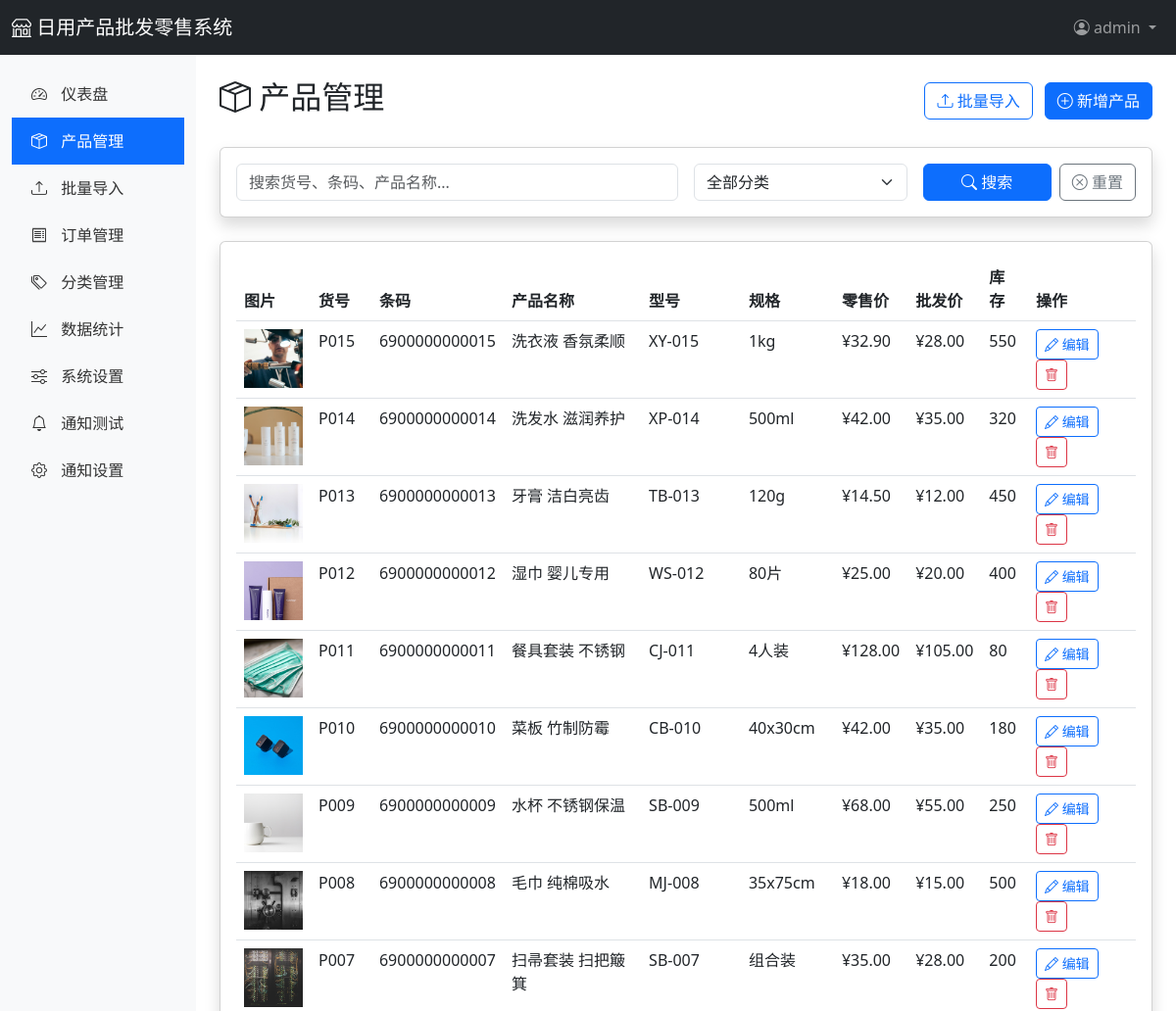
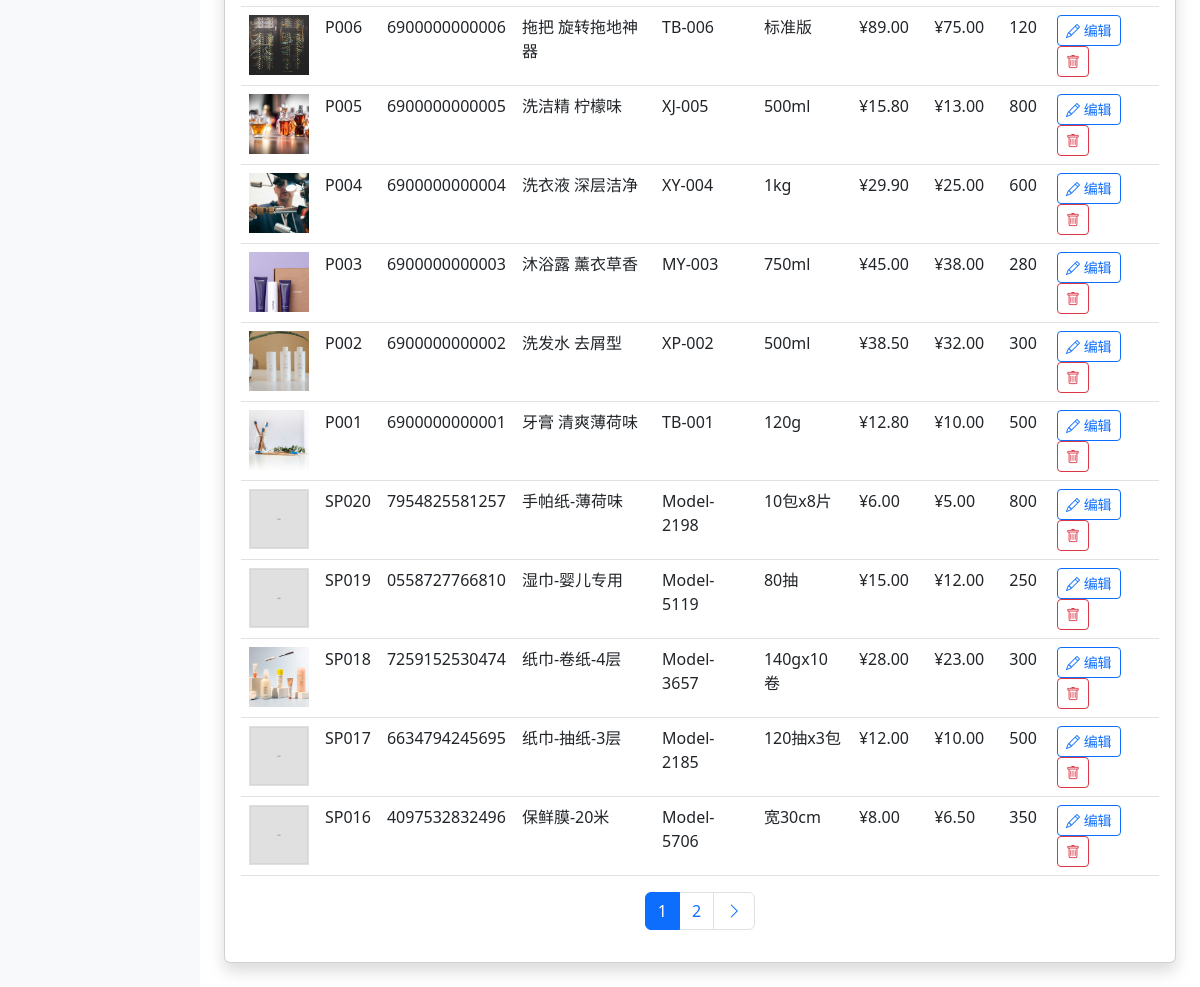
/admin/products (signed in), run on the app's committed database (2 pictures, top to bottom).
### app/models.py (models this page shows, shortened)
class User(UserMixin, db.Model):
    __tablename__ = 'users'
    id = db.Column(db.Integer, primary_key=True)
    username = db.Column(db.String(80), unique=True, nullable=False)
    email = db.Column(db.String(120), unique=True, nullable=False)
    password_hash = db.Column(db.String(255), nullable=False)
    role = db.Column(db.String(20), default='admin')  # admin, staff
    phone = db.Column(db.String(20))
    is_active = db.Column(db.Boolean, default=True)
    created_at = db.Column(db.DateTime, default=datetime.utcnow)
    updated_at = db.Column(db.DateTime, default=datetime.utcnow, onupdate=datetime.utcnow)
    orders = db.relationship('Order', backref='user', lazy='dynamic')

class Product(db.Model):
    __tablename__ = 'products'
    id = db.Column(db.Integer, primary_key=True)
    product_code = db.Column(db.String(50), unique=True, nullable=False, index=True)  # 货号
    barcode = db.Column(db.String(50), index=True)  # 条码
    name = db.Column(db.String(200), nullable=False, index=True)  # 产品名称
    model = db.Column(db.String(100))  # 型号
    specification = db.Column(db.String(200))  # 规格
    unit = db.Column(db.String(20))  # 单位
    retail_price = db.Column(db.Float, default=0)  # 零售价
    wholesale_price = db.Column(db.Float, default=0)  # 批发价
    wholesale_min_qty = db.Column(db.Integer, default=1)  # 批发最小数量
    stock = db.Column(db.Integer, default=0)  # 库存
    description = db.Column(db.Text)  # 产品描述
    status = db.Column(db.String(20), default='active')  # active, inactive
    created_at = db.Column(db.DateTime, default=datetime.utcnow)
    updated_at = db.Column(db.DateTime, default=datetime.utcnow, onupdate=datetime.utcnow)
    category_id = db.Column(db.Integer, db.ForeignKey('categories.id'))
    images = db.relationship('ProductImage', backref='product', lazy='dynamic', cascade='all, delete-orphan')
    order_items = db.relationship('OrderItem', backref='product', lazy='dynamic')

class ProductImage(db.Model):
    __tablename__ = 'product_images'
    id = db.Column(db.Integer, primary_key=True)
    product_id = db.Column(db.Integer, db.ForeignKey('products.id'), nullable=False)
    image_url = db.Column(db.String(500), nullable=False)
    is_primary = db.Column(db.Boolean, default=False)  # 是否为主图
    sort_order = db.Column(db.Integer, default=0)
    created_at = db.Column(db.DateTime, default=datetime.utcnow)

### app/routes/admin.py (the view)
@admin_bp.route('/products')
@login_required
def products():
    page = request.args.get('page', 1, type=int)
    per_page = 20
    query = request.args.get('q', '')
    category_id = request.args.get('category_id', type=int)
    products_query = Product.query
    if query:
        products_query = products_query.filter(
            (Product.name.contains(query)) |
            (Product.product_code.contains(query)) |
            (Product.barcode.contains(query))
        )
    if category_id:
        products_query = products_query.filter_by(category_id=category_id)
    pagination = products_query.order_by(Product.created_at.desc()).paginate(
        page=page, per_page=per_page, error_out=False
    )
    categories = Category.query.all()
    return render_template('admin/products.html',
                         products=pagination.items,
                         pagination=pagination,
                         categories=categories,
                         query=query,
                         category_id=category_id)

### app/templates/admin/products.html (shortened to what this page needs)
{% extends "admin/base.html" %}
{% block content %}
<div class="d-flex justify-content-between align-items-center mb-4">
    <h2><i class="bi bi-box-seam"></i> 产品管理</h2>
    <div>
        <a href="{{ url_for('admin.products_import') }}" class="btn btn-outline-primary me-2">
            <i class="bi bi-upload"></i> 批量导入
        </a>
        <a href="{{ url_for('admin.product_new') }}" class="btn btn-primary">
            <i class="bi bi-plus-circle"></i> 新增产品
        </a>
    </div>
</div>
<div class="card shadow mb-4">
    <div class="card-body">
        <form method="GET" action="{{ url_for('admin.products') }}">
            <div class="row g-3">
                <div class="col-md-6">
                    <input type="text" class="form-control" name="q" placeholder="搜索货号、条码、产品名称..." value="{{ query }}">
                </div>
                <div class="col-md-3">
                    <select class="form-select" name="category_id">
                        <option value="">全部分类</option>
                    </select>
                </div>
                <div class="col-md-3">
                    <div class="d-flex gap-2">
                        <button type="submit" class="btn btn-primary flex-grow-1">
                            <i class="bi bi-search"></i> 搜索
                        </button>
                        <a href="{{ url_for('admin.products') }}" class="btn btn-outline-secondary">
                            <i class="bi bi-x-circle"></i> 重置
                        </a>
                    </div>
                </div>
            </div>
        </form>
    </div>
</div>
<div class="card shadow">
    <div class="card-body">
        <div class="table-responsive">
            <table class="table table-hover">
                <thead>
                    <tr>
                        <th>图片</th>
                        <th>货号</th>
                        <th>条码</th>
                        <th>产品名称</th>
                        <th>型号</th>
                        <th>规格</th>
                        <th>零售价</th>
                        <th>批发价</th>
                        <th>库存</th>
                        <th>操作</th>
                    </tr>
                </thead>
                <tbody>
                    {% if products %}
                        {% for product in products %}
                        <tr>
                            <td>
                                {% set primary_image = product.images.filter_by(is_primary=True).first() %}
                                {% if primary_image %}
                                    <img src="{{ primary_image.image_url }}" width="60" height="60" style="object-fit: cover;">
                                {% elif product.images.first() %}
                                    <img src="{{ product.images.first().image_url }}" width="60" height="60" style="object-fit: cover;">
                                {% else %}
                                    <div class="bg-light d-flex align-items-center justify-content-center" style="width: 60px; height: 60px;">
                                        <i class="bi bi-image text-muted"></i>
                                    </div>
                                {% endif %}
                            </td>
                            <td>{{ product.product_code }}</td>
                            <td>{{ product.barcode or '-' }}</td>
                            <td>{{ product.name }}</td>
                            <td>{{ product.model or '-' }}</td>
                            <td>{{ product.specification or '-' }}</td>
                            <td>¥{{ "%.2f"|format(product.retail_price) }}</td>
                            <td>¥{{ "%.2f"|format(product.wholesale_price) }}</td>
                            <td>
                                {% if product.stock == 0 %}
                                    <span class="badge bg-danger">缺货</span>
                                {% elif product.stock < 10 %}
                                    <span class="badge bg-warning">{{ product.stock }}</span>
                                {% else %}
                                    {{ product.stock }}
                                {% endif %}
                            </td>
                            <td>
                                <a href="{{ url_for('admin.product_edit', product_id=product.id) }}" class="btn btn-sm btn-outline-primary">
                                    <i class="bi bi-pencil"></i> 编辑
                                </a>
                                <button onclick="deleteProduct({{ product.id }}, '{{ product.name }}')" class="btn btn-sm btn-outline-danger">
                                    <i class="bi bi-trash"></i>
                                </button>
                            </td>
                        </tr>
                        {% endfor %}
                    {% endif %}
                </tbody>
            </table>
        </div>
        {% if pagination.pages > 1 %}
        <nav aria-label="Page navigation">
            <ul class="pagination justify-content-center">
                {% for page_num in pagination.iter_pages(left_edge=1, right_edge=1, left_current=2, right_current=2) %}
                    {% if page_num %}
                        {% if page_num == pagination.page %}
                        <li class="page-item active">
                            <span class="page-link">{{ page_num }}</span>
                        </li>
                        {% else %}
                        <li class="page-item">
                            <a class="page-link" href="{{ url_for('admin.products', page=page_num, q=query, category_id=category_id) }}">
                                {{ page_num }}
                            </a>
                        </li>
                        {% endif %}
                    {% else %}
                    <li class="page-item disabled">
                        <span class="page-link">...</span>
                    </li>
                    {% endif %}
                {% endfor %}
                {% if pagination.has_next %}
                <li class="page-item">
                    <a class="page-link" href="{{ url_for('admin.products', page=pagination.next_num, q=query, category_id=category_id) }}">
                        <i class="bi bi-chevron-right"></i>
                    </a>
                </li>
                {% endif %}
            </ul>
        </nav>
        {% endif %}
    </div>
</div>
{% endblock %}

### app/templates/admin/base.html (shortened to what this page needs)
<!DOCTYPE html>
<html lang="zh-CN">
<head>
    <link href="https://cdn.jsdelivr.net/npm/bootstrap@5.3.0/dist/css/bootstrap.min.css" rel="stylesheet">
    <link href="https://cdn.jsdelivr.net/npm/bootstrap-icons@1.11.0/font/bootstrap-icons.css" rel="stylesheet">
</head>
<body>
    <nav class="navbar navbar-expand-lg navbar-dark bg-dark">
        <div class="container-fluid">
            <a class="navbar-brand" href="{{ url_for('main.index') }}">
                <i class="bi bi-shop"></i> 日用产品批发零售系统
            </a>
            <div class="navbar-nav ms-auto">
                <div class="nav-item dropdown">
                    <a class="nav-link dropdown-toggle" href="#" role="button" data-bs-toggle="dropdown">
                        <i class="bi bi-person-circle"></i> {{ current_user.username }}
                    </a>
                </div>
            </div>
        </div>
    </nav>
    <div class="container-fluid">
        <div class="row">
            <nav class="col-md-2 d-none d-md-block sidebar py-3">
                <ul class="nav flex-column">
                    <li class="nav-item">
                        <a class="nav-link {% if request.endpoint == 'admin.dashboard' %}active{% endif %}" href="{{ url_for('admin.dashboard') }}">
                            <i class="bi bi-speedometer2"></i> 仪表盘
                        </a>
                    </li>
                    <li class="nav-item">
                        <a class="nav-link {% if 'admin.product' in request.endpoint %}active{% endif %}" href="{{ url_for('admin.products') }}">
                            <i class="bi bi-box-seam"></i> 产品管理
                        </a>
                    </li>
                    <li class="nav-item">
                        <a class="nav-link {% if request.endpoint == 'admin.products_import' %}active{% endif %}" href="{{ url_for('admin.products_import') }}">
                            <i class="bi bi-upload"></i> 批量导入
                        </a>
                    </li>
                    <li class="nav-item">
                        <a class="nav-link {% if request.endpoint == 'admin.orders' %}active{% endif %}" href="{{ url_for('admin.orders') }}">
                            <i class="bi bi-receipt"></i> 订单管理
                        </a>
                    </li>
                    <li class="nav-item">
                        <a class="nav-link {% if request.endpoint == 'admin.categories' %}active{% endif %}" href="{{ url_for('admin.categories') }}">
                            <i class="bi bi-tags"></i> 分类管理
                        </a>
                    </li>
                    <li class="nav-item">
                        <a class="nav-link {% if request.endpoint == 'admin.statistics' %}active{% endif %}" href="{{ url_for('admin.statistics') }}">
                            <i class="bi bi-graph-up"></i> 数据统计
                        </a>
                    </li>
                    <li class="nav-item">
                        <a class="nav-link {% if request.endpoint == 'admin.settings' %}active{% endif %}" href="{{ url_for('admin.settings') }}">
                            <i class="bi bi-sliders"></i> 系统设置
                        </a>
                    </li>
                    <li class="nav-item">
                        <a class="nav-link {% if request.endpoint == 'admin.notification_test' %}active{% endif %}" href="{{ url_for('admin.notification_test') }}">
                            <i class="bi bi-bell"></i> 通知测试
                        </a>
                    </li>
                    <li class="nav-item">
                        <a class="nav-link {% if 'system' in request.endpoint %}active{% endif %}" href="{{ url_for('system.settings') }}">
                            <i class="bi bi-gear"></i> 通知设置
                        </a>
                    </li>
                </ul>
            </nav>
            <main class="col-md-10 ms-sm-auto col-lg-10 px-md-4 py-4">
                {% block content %}{% endblock %}
            </main>
        </div>
    </div>
</body>
</html>

### app/templates/admin/base.html (style rules this page uses)
.sidebar { min-height: calc(100vh - 56px); background-color: #f8f9fa; }
.sidebar .nav-link { color: #333; padding: 12px 20px; }
.sidebar .nav-link:hover, .sidebar .nav-link.active { background-color: #0d6efd; color: white; }
.sidebar .nav-link i { margin-right: 10px; }

### data on the page
User: username "admin"
Product: images.first (picture), product_code "P015", barcode "6900000000015", name "洗衣液 香氛柔顺", model "XY-015", specification "1kg", retail_price "32.90", wholesale_price "28.00", stock "550"
Product: image_url (picture), product_code "P014", barcode "6900000000014", name "洗发水 滋润养护", model "XP-014", specification "500ml", retail_price "42.00", wholesale_price "35.00", stock "320"
Product: image_url (picture), product_code "P013", barcode "6900000000013", name "牙膏 洁白亮齿", model "TB-013", specification "120g", retail_price "14.50", wholesale_price "12.00", stock "450"
Product: images.first (picture), product_code "P012", barcode "6900000000012", name "湿巾 婴儿专用", model "WS-012", specification "80片", retail_price "25.00", wholesale_price "20.00", stock "400"
Product: image_url (picture), product_code "P011", barcode "6900000000011", name "餐具套装 不锈钢", model "CJ-011", specification "4人装", retail_price "128.00", wholesale_price "105.00", stock "80"
Product: image_url (picture), product_code "P010", barcode "6900000000010", name "菜板 竹制防霉", model "CB-010", specification "40x30cm", retail_price "42.00", wholesale_price "35.00", stock "180"
Product: image_url (picture), product_code "P009", barcode "6900000000009", name "水杯 不锈钢保温", model "SB-009", specification "500ml", retail_price "68.00", wholesale_price "55.00", stock "250"
Product: image_url (picture), product_code "P008", barcode "6900000000008", name "毛巾 纯棉吸水", model "MJ-008", specification "35x75cm", retail_price "18.00", wholesale_price "15.00", stock "500"
Product: images.first (picture), product_code "P007", barcode "6900000000007", name "扫帚套装 扫把簸箕", model "SB-007", specification "组合装", retail_price "35.00", wholesale_price "28.00", stock "200"
Product: images.first (picture), product_code "P006", barcode "6900000000006", name "拖把 旋转拖地神器", model "TB-006", specification "标准版", retail_price "89.00", wholesale_price "75.00", stock "120"
Product: images.first (picture), product_code "P005", barcode "6900000000005", name "洗洁精 柠檬味", model "XJ-005", specification "500ml", retail_price "15.80", wholesale_price "13.00", stock "800"
Product: images.first (picture), product_code "P004", barcode "6900000000004", name "洗衣液 深层洁净", model "XY-004", specification "1kg", retail_price "29.90", wholesale_price "25.00", stock "600"
Product: image_url (picture), product_code "P003", barcode "6900000000003", name "沐浴露 薰衣草香", model "MY-003", specification "750ml", retail_price "45.00", wholesale_price "38.00", stock "280"
Product: image_url (picture), product_code "P002", barcode "6900000000002", name "洗发水 去屑型", model "XP-002", specification "500ml", retail_price "38.50", wholesale_price "32.00", stock "300"
Product: image_url (picture), product_code "P001", barcode "6900000000001", name "牙膏 清爽薄荷味", model "TB-001", specification "120g", retail_price "12.80", wholesale_price "10.00", stock "500"
Product: image_url (placeholder picture), product_code "SP020", barcode "7954825581257", name "手帕纸-薄荷味", model "Model-2198", specification "10包x8片", retail_price "6.00", wholesale_price "5.00", stock "800"
Product: image_url (placeholder picture), product_code "SP019", barcode "0558727766810", name "湿巾-婴儿专用", model "Model-5119", specification "80抽", retail_price "15.00", wholesale_price "12.00", stock "250"
Product: image_url (picture), product_code "SP018", barcode "7259152530474", name "纸巾-卷纸-4层", model "Model-3657", specification "140gx10卷", retail_price "28.00", wholesale_price "23.00", stock "300"
Product: image_url (placeholder picture), product_code "SP017", barcode "6634794245695", name "纸巾-抽纸-3层", model "Model-2185", specification "120抽x3包", retail_price "12.00", wholesale_price "10.00", stock "500"
Product: image_url (placeholder picture), product_code "SP016", barcode "4097532832496", name "保鲜膜-20米", model "Model-5706", specification "宽30cm", retail_price "8.00", wholesale_price "6.50", stock "350"

### other printed values
{{ page_num }} "1"
{{ page_num }} "2"
